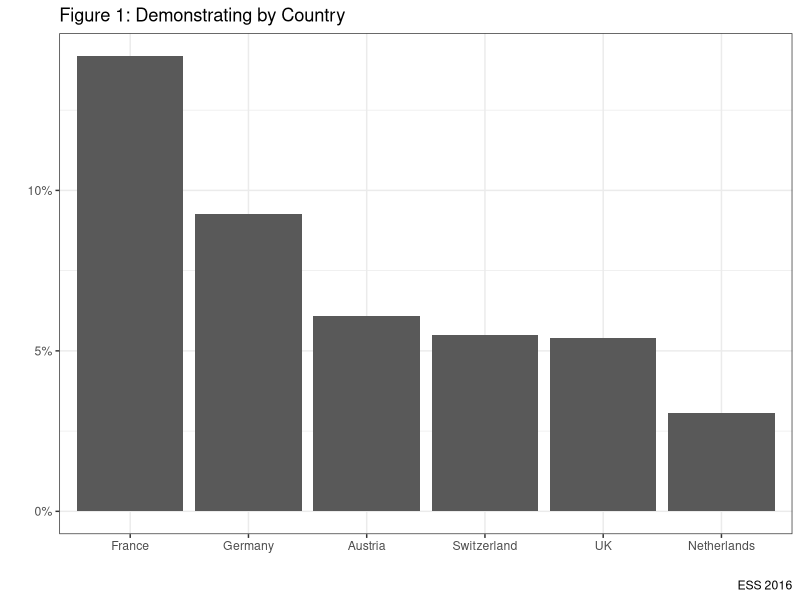
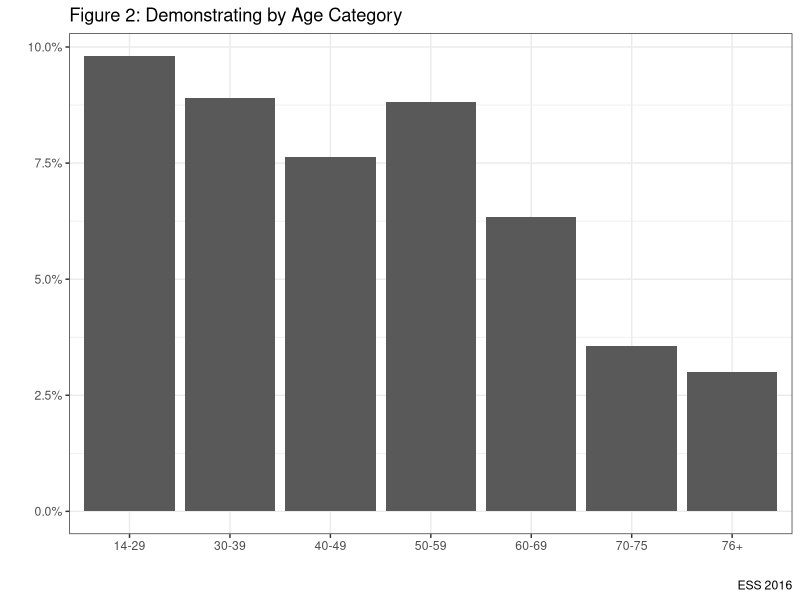
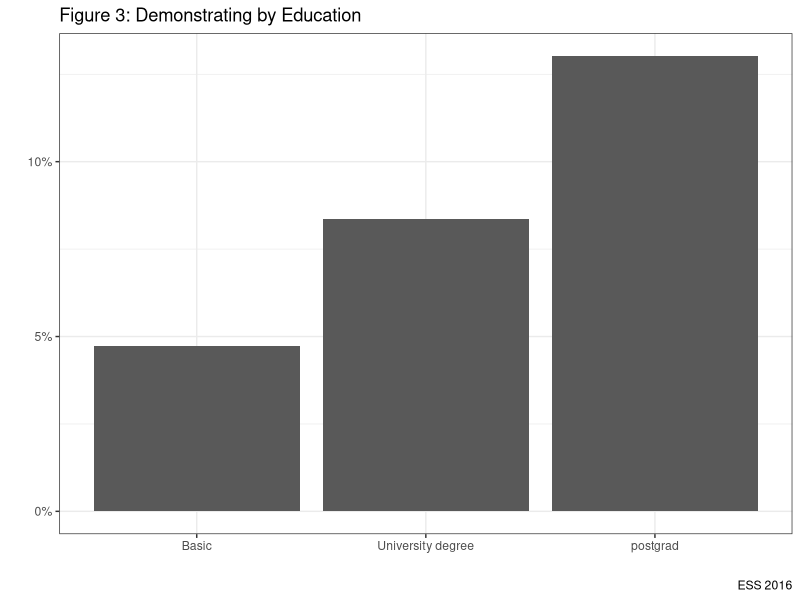
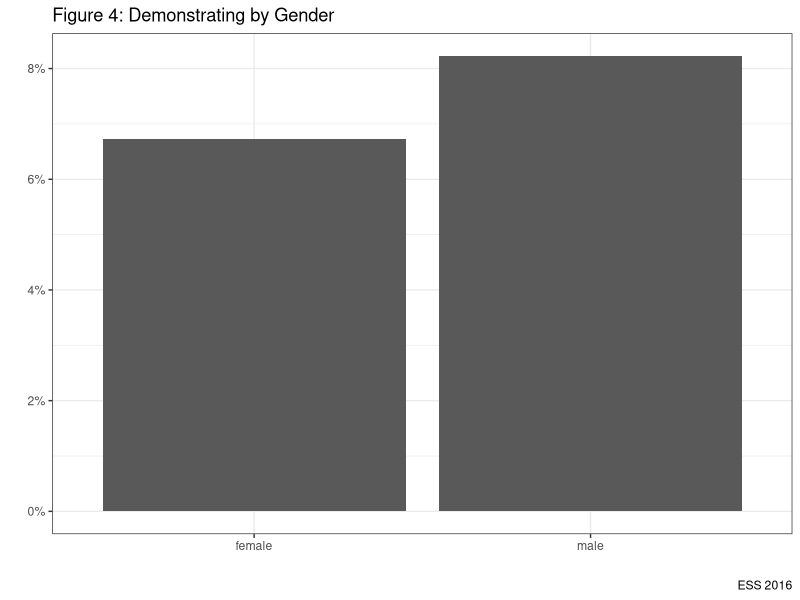
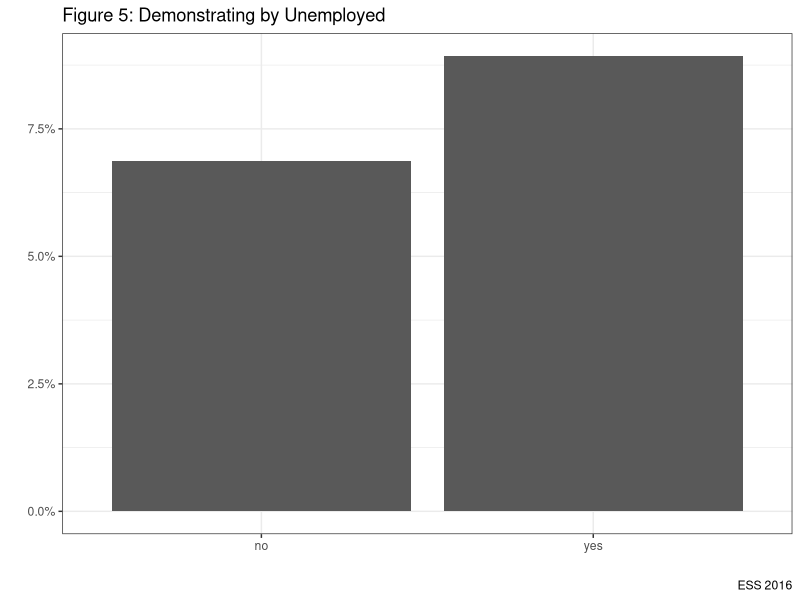
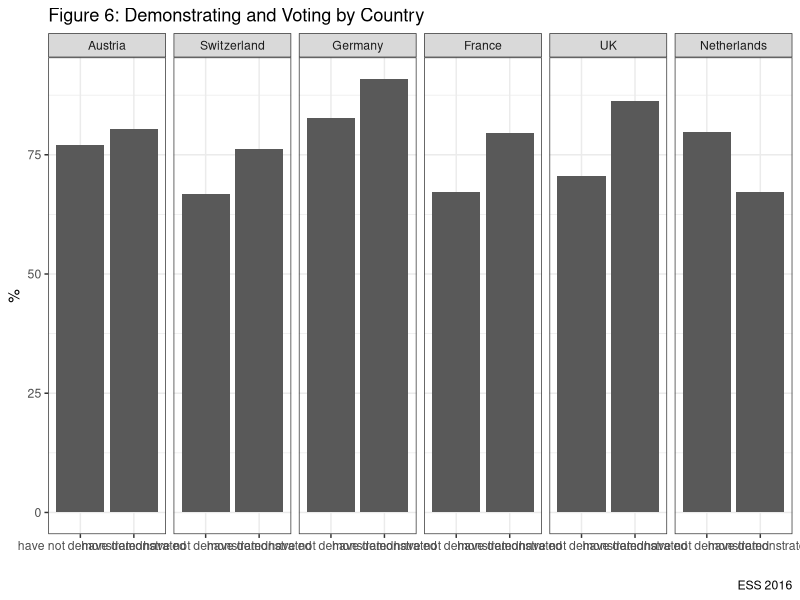
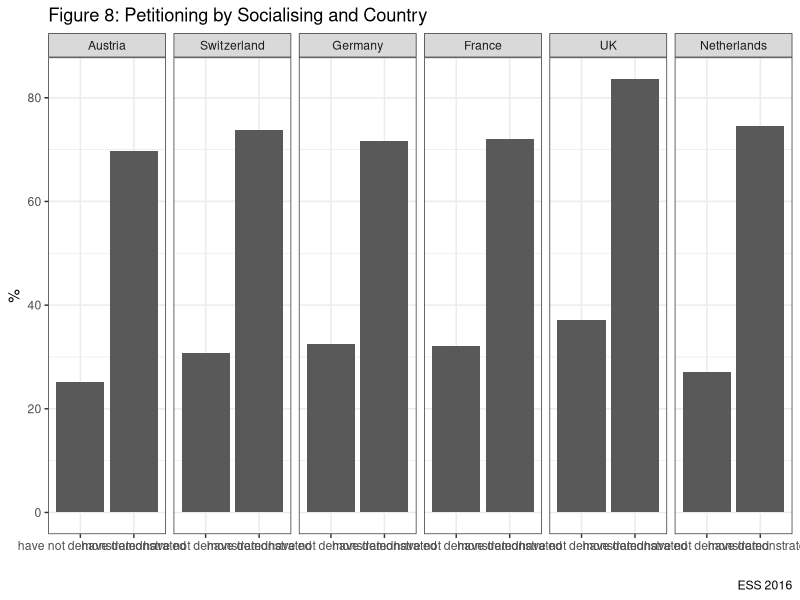
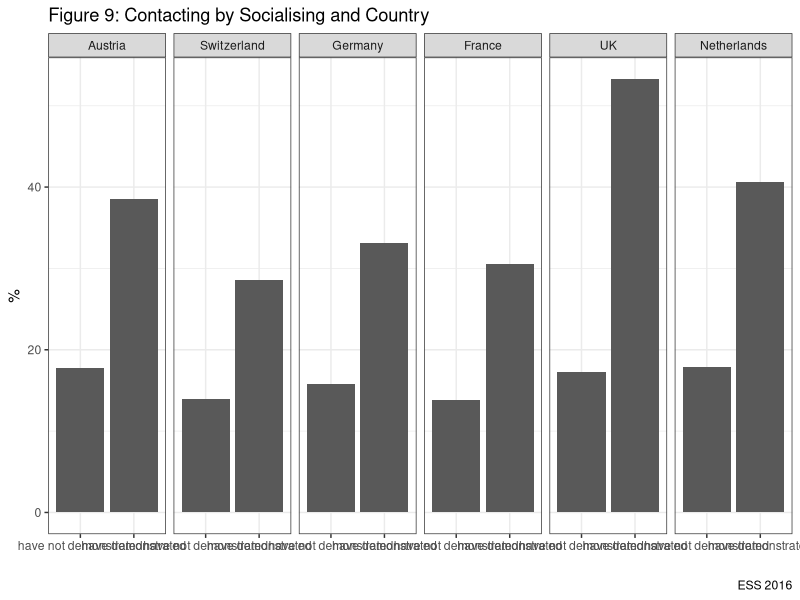

R code for these plots, in order:
# In the lecture I argued that demonstrating has expanded and diversified as a form of participation.
# Whilst it was once relatively uncommon, it has now grown in frequency.
# Whilst it was once the preserve of younger and more ideologically extreme males, it is now
# used by a wide demographic.

# This will become clear as we look at the data.

ESS <- foreign::read.dta("data/ESS.dta", convert.factors=TRUE)
attach(ESS)
View(ESS)

# Question 1: How common is demonstrating in European democracies?

library(tidyverse)

ESS %>% filter(!is.na(demo)) %>% count(demo) %>%
  mutate(percent = round(n/sum(n)*100, digits=1)) %>%
  knitr::kable("pandoc", caption = "Demonstrating in European Democracies",
  col.names = c('Demonstrating', 'N', '%'), align="lcc")

# Let's break this down by the six countries for which we have data:

ESS %>% filter(!is.na(demo)) %>% group_by(cntry) %>% count(demo) %>%
  mutate(percent = round(n/sum(n)*100, digits=1)) %>%
  knitr::kable("pandoc", caption = "Demonstrating in European Democracies",
  col.names = c('Country', 'Demonstrating', 'N', '%'), align="lccc")

# We can graph this to make it clear

ESS %>% group_by(cntry) %>% filter(!is.na(demo)) %>%
  count(demo) %>% mutate(prop=prop.table(n*100)) %>%
  filter(!demo=="have not demonstrated") %>%
  ggplot(aes(x=reorder(cntry, -prop), y=prop)) +
  geom_bar(stat="identity")+
  labs(x="", y="", title="Figure 1: Demonstrating by Country", caption="ESS 2016")+
  scale_y_continuous(labels=scales::percent)+
  theme_bw()+
  guides(fill=FALSE)

# What is the age pattern of the demonstrators?

ESS %>% group_by(agecat) %>% filter(!is.na(demo), !is.na(agecat)) %>%
  count(demo) %>% mutate(prop=prop.table(n*100)) %>%
  filter(!demo=="have not demonstrated") %>%
  ggplot(aes(x=agecat, y=prop)) +
  geom_bar(stat="identity")+
  labs(x="", y="", title="Figure 2: Demonstrating by Age Category", caption="ESS 2016")+
  scale_y_continuous(labels=scales::percent)+
  theme_bw()+
  guides(fill=FALSE)

# What is the education profile of demonstrators?

ESS %>% group_by(educat) %>% filter(!is.na(demo), !is.na(educat)) %>%
  count(demo) %>% mutate(prop=prop.table(n*100)) %>%
  filter(!demo=="have not demonstrated") %>%
  ggplot(aes(x=educat, y=prop)) +
  geom_bar(stat="identity")+
  labs(x="", y="", title="Figure 3: Demonstrating by Education", caption="ESS 2016")+
  scale_y_continuous(labels=scales::percent)+
  theme_bw()+
  guides(fill=FALSE)

# Males only?

ESS %>% group_by(gender) %>% filter(!is.na(demo), !is.na(gender)) %>%
  count(demo) %>% mutate(prop=prop.table(n*100)) %>%
  filter(!demo=="have not demonstrated") %>%
  ggplot(aes(x=gender, y=prop)) +
  geom_bar(stat="identity")+
  labs(x="", y="", title="Figure 4: Demonstrating by Gender", caption="ESS 2016")+
  scale_y_continuous(labels=scales::percent)+
  theme_bw()+
  guides(fill=FALSE)

ESS %>% group_by(uemp) %>% filter(!is.na(demo), !is.na(uemp)) %>%
  count(demo) %>% mutate(prop=prop.table(n*100)) %>%
  filter(!demo=="have not demonstrated") %>%
  ggplot(aes(x=uemp, y=prop)) +
  geom_bar(stat="identity")+
  labs(x="", y="", title="Figure 5: Demonstrating by Unemployed", caption="ESS 2016")+
  scale_y_continuous(labels=scales::percent)+
  theme_bw()+
  guides(fill=FALSE)

# What does all of the above tell us about demonstrators?


# Question 2: Do demonstrators participate?

ESS %>% filter(!is.na(demo), !is.na(vote1)) %>%
  group_by(demo) %>% count(vote1) %>%
  mutate(prop=n/sum(n)*100) %>%
  filter(!vote1 == "did not vote") %>%
  knitr::kable("pandoc", caption = "Demonstrating and Voting",
  col.names = c('Demonstrating', 'Voting', 'N', 'Percentage'),
  digits=2, align="cccc") %>% print()

ESS %>% filter(!is.na(demo), !is.na(vote1)) %>%
  group_by(demo, cntry) %>% count(vote1) %>%
  mutate(prop=n/sum(n)*100) %>%
  filter(!vote1 == "did not vote") %>%
  ggplot(aes(x=demo, y=prop)) +
  geom_bar(stat="identity", position = "dodge")+
  labs(x="", y="%", title="Figure 6: Demonstrating and Voting by Country", caption="ESS 2016")+
  theme_bw()+
  facet_grid(~cntry)+
  guides(fill=FALSE)

 # Petitioning 

ESS %>% filter(!is.na(demo), !is.na(petition)) %>%
  group_by(demo) %>% count(petition) %>%
  mutate(prop=n/sum(n)*100) %>%
  filter(!petition == "have not signed petition") %>%
  knitr::kable("pandoc", caption = "Demonstrating and Petition",
  col.names = c('Demonstrating', 'Petition', 'N', 'Percentage'),
  digits=2, align="cccc") %>% print()

# Petitioning across countries by demonstrating

ESS %>% filter(!is.na(demo), !is.na(petition)) %>%
  group_by(demo, cntry) %>% count(petition) %>%
  mutate(prop=n/sum(n)*100) %>%
  filter(!petition == "have not signed petition") %>%
  ggplot(aes(x=demo, y=prop)) +
  geom_bar(stat="identity", position = "dodge")+
  labs(x="", y="%", title="Figure 8: Petitioning by Socialising and Country", caption="ESS 2016")+
  theme_bw()+
  facet_grid(~cntry)+
  guides(fill=FALSE)

# Contacting by Demonstrating

ESS %>% filter(!is.na(demo), !is.na(contact)) %>%
  group_by(demo) %>% count(contact) %>%
  mutate(prop=n/sum(n)*100) %>%
  filter(!contact == "have not contacted") %>%
  knitr::kable("pandoc", caption = "Contacting and Petition",
  col.names = c('Demonstrating', 'Contacting', 'N', 'Percentage'),
  digits=2, align="cccc") %>% print()


# Contacting across countries by demonstrating

ESS %>% filter(!is.na(demo), !is.na(contact)) %>%
  group_by(demo, cntry) %>% count(contact) %>%
  mutate(prop=n/sum(n)*100) %>%
  filter(!contact == "have not contacted") %>%
  ggplot(aes(x=demo, y=prop)) +
  geom_bar(stat="identity", position = "dodge")+
  labs(x="", y="%", title="Figure 9: Contacting by Socialising and Country", caption="ESS 2016")+
  theme_bw()+
  facet_grid(~cntry)+
  guides(fill=FALSE)

# So what can we conclude overall about demonstrators? Does it look like it is a small group of people who demonstrate
# or a more homogenous section of the population? 
